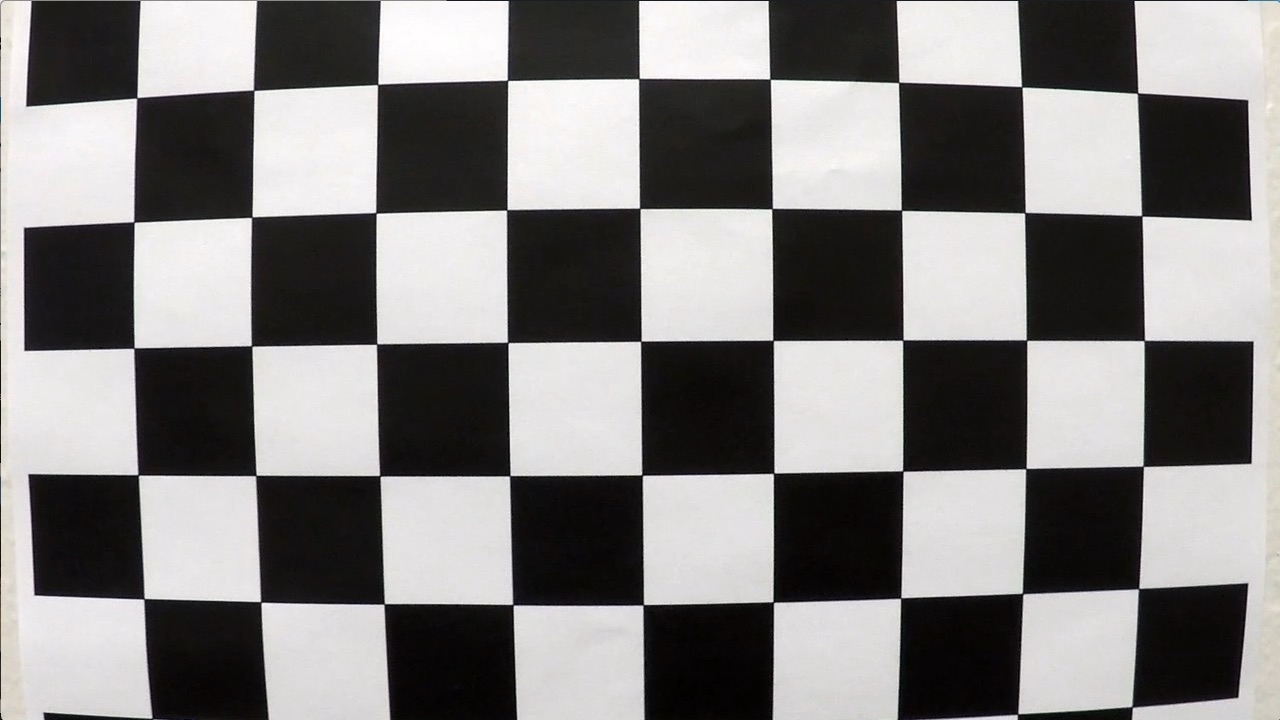
#> input picture CarND-Advanced-Lane-Lines/camera_cal/calibration1.jpg, 1280 x 720 px; its folder holds only this picture in this run
$ jupyter execute --allow-errors project4.ipynb   (shell and % lines are left out)   (older library calls are emulated)
#> lines starting #> are read from the running program, lines starting #| are printed output that depends on the picture; after the words box and inside, x2 and y2 are one past the last pixel; in counts of white or black regions, pixels touching at a corner belong together
# Project: Advanced Lane Finding

## Compute the camera calibration matrix and distortion coefficients given a set of chessboard images.

[cell 1]
# Load nessesery modules and set up
import cv2
import glob
import pickle
import numpy as np
import matplotlib.pyplot as plt
import matplotlib.image as mpimg

[cell 2]
x_corners = 9
y_corners = 6

objp = np.zeros((y_corners * x_corners,3), np.float32)
objp[:,:2] = np.mgrid[0:x_corners, 0:y_corners].T.reshape(-1,2)

objpoints = []
imgpoints = []

images = glob.glob('camera_cal/calibration*.jpg')

not_found = []

plt.figure(figsize=(10, 20))

plt.figtext(0.5,0.9,'Found Corners ', fontsize=14, ha='center')

for idx, fname in enumerate(images):
    img = cv2.imread(fname)
#> img is the input picture: shape (720, 1280, 3); mean B, G, R 127.8, 128.4, 130.1
    gray = cv2.cvtColor(img, cv2.COLOR_BGR2GRAY)
    ret, corners = cv2.findChessboardCorners(gray, (x_corners,y_corners), None)
#> ret = False; corners = None

    if ret:
        objpoints.append(objp)
        imgpoints.append(corners)
        plt.subplot(6, 3, len(imgpoints))
        cv2.drawChessboardCorners(img, (x_corners,y_corners), corners, ret)
        plt.imshow(img)
        plt.title(fname)

    else:
        not_found.append(fname)
plt.show()

plt.figure(figsize=(10, 20))

plt.figtext(0.5,0.56 ,'Not found corners ', fontsize=14, ha='center')
for i, p in enumerate(not_found):
    plt.subplot(1, 3, i+1)
    plt.imshow(mpimg.imread(p))
    plt.title(p)

plt.show()

## Apply a distortion correction to raw images.

[cell 3]
def undistort(img, mtx, dist):
    return cv2.undistort(img, mtx, dist, None, mtx)

img = []
for i in not_found:
    img.append(cv2.imread(i))


img_size = (img[0].shape[1], img[0].shape[0])
#> img_size = (1280, 720)
#> (the rest of this cell did not finish here and is left out)

## Use color transforms, gradients, etc., to create a thresholded binary image.

[cell 4]
img = cv2.imread('test_images/test2.jpg')
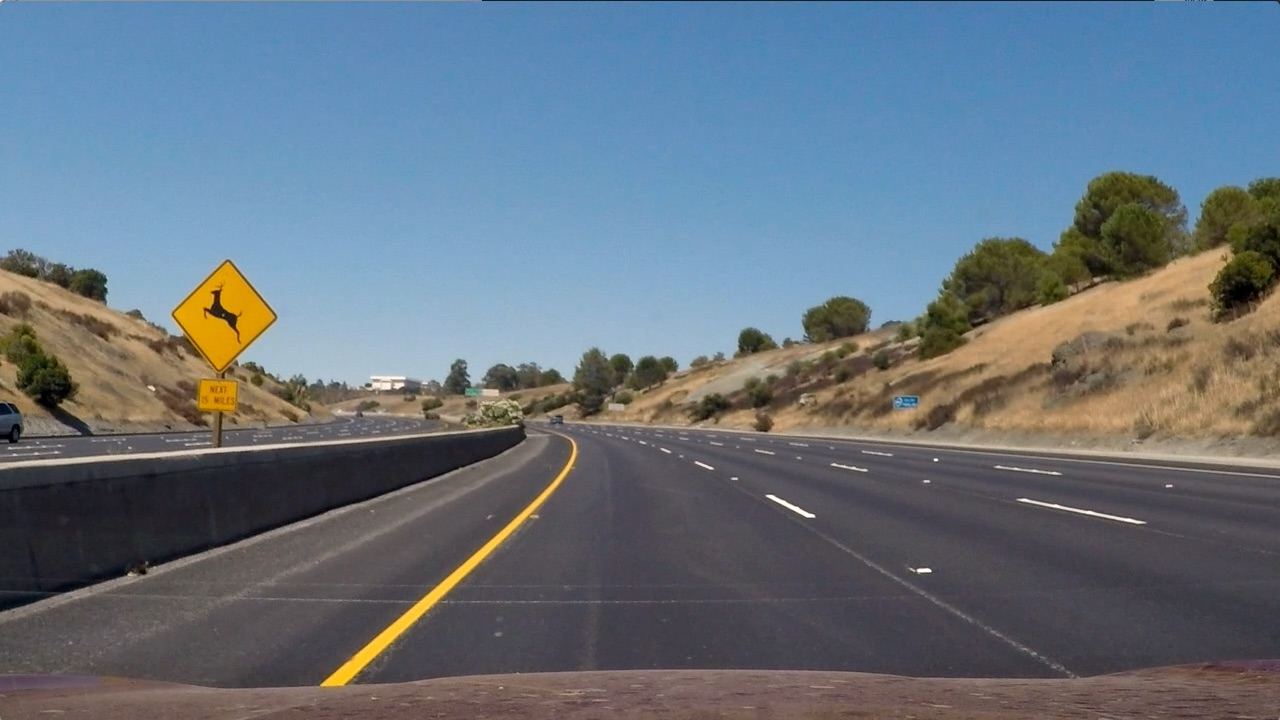
#> input picture CarND-Advanced-Lane-Lines/test_images/test2.jpg, 1280 x 720 px
#> img is the input picture: shape (720, 1280, 3); mean B, G, R 125.5, 114.6, 102.8
def abs_sobel_thresh(img, orient='x', sobel_kernel=3, thresh=(0, 255)):
#> called with orient = 'x', sobel_kernel = 3, thresh = (20, 100)
    gray = cv2.cvtColor(img, cv2.COLOR_RGB2GRAY)
    if orient == 'x':
        abs_sobel = np.absolute(cv2.Sobel(gray, cv2.CV_64F, 1, 0, ksize=sobel_kernel))
    if orient == 'y':
        abs_sobel = np.absolute(cv2.Sobel(gray, cv2.CV_64F, 0, 1, ksize=sobel_kernel))
    scaled_sobel = np.uint8(255*abs_sobel/np.max(abs_sobel))
    binary_output = np.zeros_like(scaled_sobel)
    binary_output[(scaled_sobel >= thresh[0]) & (scaled_sobel <= thresh[1])] = 1
    return binary_output

def mag_thresh(img, sobel_kernel=3, thresh=(0, 255)):
    gray = cv2.cvtColor(img, cv2.COLOR_RGB2GRAY)
    sobelx = cv2.Sobel(gray, cv2.CV_64F, 1, 0, ksize=sobel_kernel)
    sobely = cv2.Sobel(gray, cv2.CV_64F, 0, 1, ksize=sobel_kernel)
    abs_sobelxy = np.sqrt(sobelx ** 2 + sobely ** 2)
    scaled_sobel = np.uint8(255 * abs_sobelxy / np.max(abs_sobelxy))
    mag_binary = np.zeros_like(scaled_sobel)
    mag_binary[(scaled_sobel >= thresh[0]) & (scaled_sobel <= thresh[1])] = 1

    return mag_binary

def dir_threshold(img, sobel_kernel=3, thresh=(0, np.pi/2)):
    gray = cv2.cvtColor(img, cv2.COLOR_RGB2GRAY)

    sobelx = cv2.Sobel(gray, cv2.CV_64F, 1, 0, ksize=sobel_kernel)
    sobely = cv2.Sobel(gray, cv2.CV_64F, 0, 1, ksize=sobel_kernel)

    absgraddir = np.arctan2(np.absolute(sobely), np.absolute(sobelx))
    binary_output =  np.zeros_like(absgraddir)
    binary_output[(absgraddir >= thresh[0]) & (absgraddir <= thresh[1])] = 1

    return binary_output

## test results

abs_sobel_x_img = abs_sobel_thresh(img, 'x', 3, (20, 100))
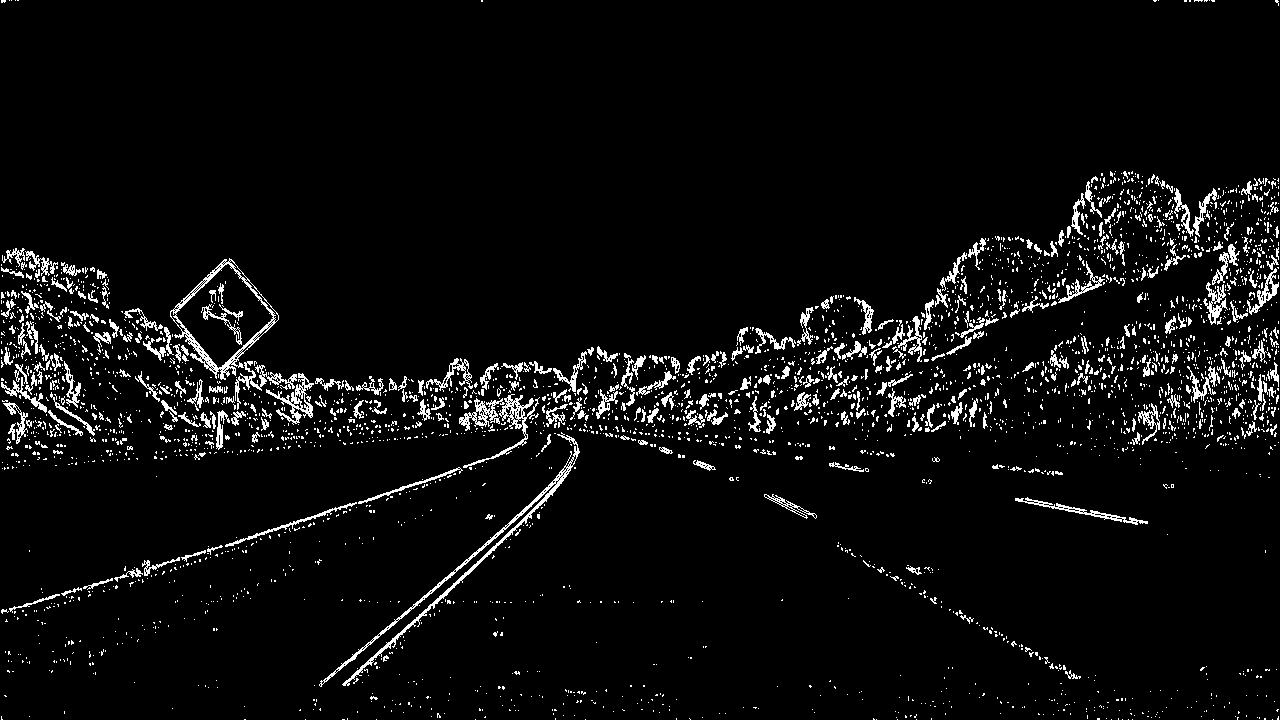
#> abs_sobel_x_img: shape (720, 1280); values 0 (black) and 1 (white), 4.9% white in thin lines or dots
abs_sobel_y_img = abs_sobel_thresh(img, 'y', 3, (20, 100))
#> abs_sobel_y_img: shape (720, 1280); values 0 (black) and 1 (white), 7.5% white in thin lines or dots
abs_sobel_xy_img = mag_thresh(img, sobel_kernel=3, thresh=(20, 100))
#> abs_sobel_xy_img: shape (720, 1280); values 0 (black) and 1 (white), 9.9% white; 2436 white regions (2127 under 20 px), largest, box (x1, y1, x2, y2) and area: (0, 170, 1280, 691) 55540, (0, 460, 489, 615) 2822, (905, 330, 1091, 434) 1796

f, (ax1, ax2) = plt.subplots(1, 2, figsize=(24, 9))
f.tight_layout()
ax1.imshow(abs_sobel_x_img, cmap='gray')
ax1.set_title('Sobel X Image', fontsize=50)
ax2.imshow(abs_sobel_y_img, cmap='gray')
ax2.set_title('Sobel Y Image', fontsize=50)
plt.subplots_adjust(left=0., right=1, top=0.9, bottom=0.)

plt.figure(figsize=(15, 5))
plt.imshow(abs_sobel_xy_img, cmap='gray')
plt.title('Sobel X and Y Image', fontsize=25)


gradx = abs_sobel_thresh(img, orient='x', sobel_kernel=3, thresh=(20, 100))
grady = abs_sobel_thresh(img, orient='y', sobel_kernel=3, thresh=(20, 100))
mag_binary = mag_thresh(img, sobel_kernel=3, thresh=(20, 100))
dir_binary = dir_threshold(img, sobel_kernel=3, thresh=(0, np.pi/2))
#> dir_binary: shape (720, 1280) float64; every value is 1


combined = np.zeros_like(dir_binary)
combined[((gradx == 1) & (grady == 1)) | ((mag_binary == 1) & (dir_binary == 1))] = 1

plt.figure(figsize=(15, 5))
plt.imshow(combined, cmap='gray')
plt.title('Combined Image', fontsize=25)
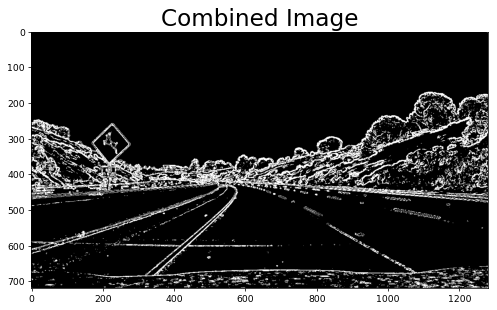
#> figure drawn by matplotlib, 1 panel

[cell 5]
def hls_select(img, thresh=(0, 255)):
    hls = cv2.cvtColor(img, cv2.COLOR_RGB2HLS)
    s_channel = hls[:,:,2]
    binary_output = np.zeros_like(s_channel)
    binary_output[(s_channel > thresh[0]) & (s_channel <= thresh[1])] = 1
    return binary_output


def apply_color_gradient(image, xgrad_thresh=(20,100), s_thresh=(170,255)):

#> called with xgrad_thresh = (20, 100), s_thresh = (170, 255)
    gray = cv2.cvtColor(image, cv2.COLOR_RGB2GRAY)

    sobelx = cv2.Sobel(gray, cv2.CV_64F, 1, 0)
    abs_sobelx = np.absolute(sobelx)
    scaled_sobel = np.uint8(255*abs_sobelx/np.max(abs_sobelx))

    sxbinary = np.zeros_like(scaled_sobel)
    sxbinary[(scaled_sobel >= xgrad_thresh[0]) & (scaled_sobel <= xgrad_thresh[1])] = 1

    hls = cv2.cvtColor(image, cv2.COLOR_RGB2HLS)
#> hls: shape (720, 1280, 3); mean of channels 0, 1, 2 78.2, 113.9, 64.8
    s_channel = hls[:,:,2]
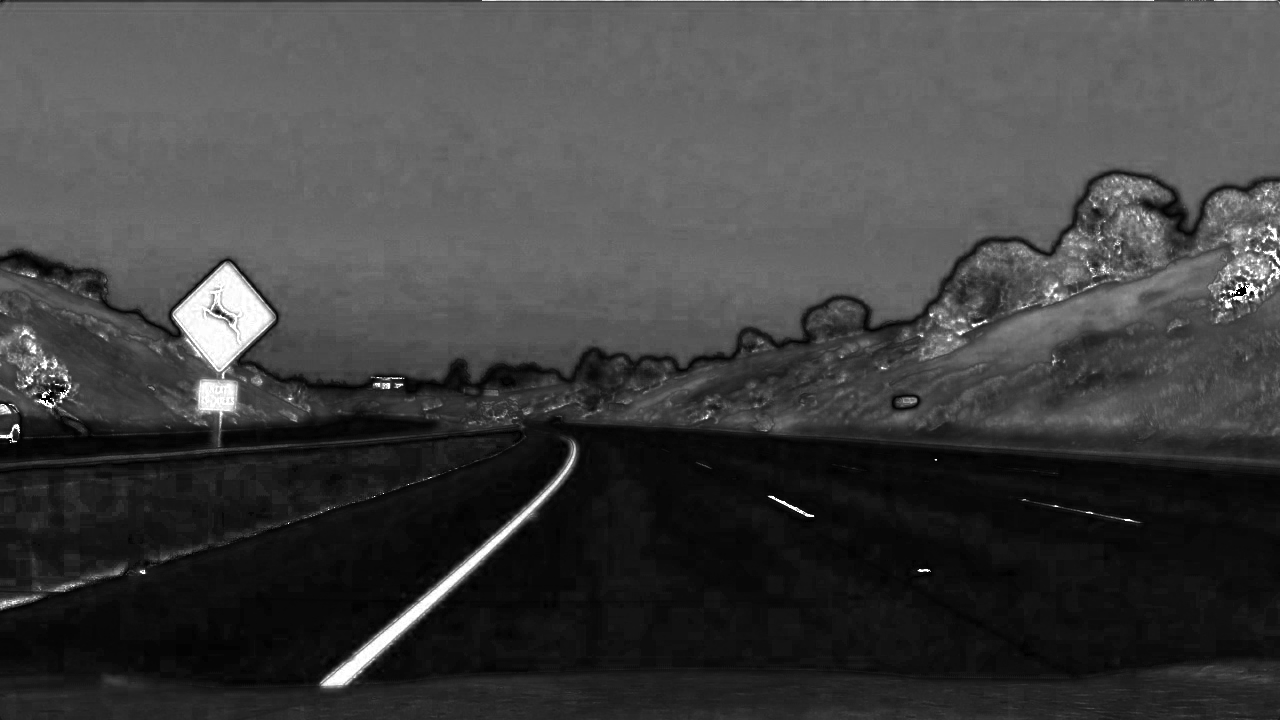
#> s_channel: shape (720, 1280); min 0, max 255, mean 64.8

    s_binary = np.zeros_like(s_channel)
    s_binary[(s_channel >= s_thresh[0]) & (s_channel <= s_thresh[1])] = 1

    combined_binary = np.zeros_like(sxbinary)
    combined_binary[(s_binary == 1) | (sxbinary == 1)] = 1

    return combined_binary

img_color_gradient = apply_color_gradient(img)
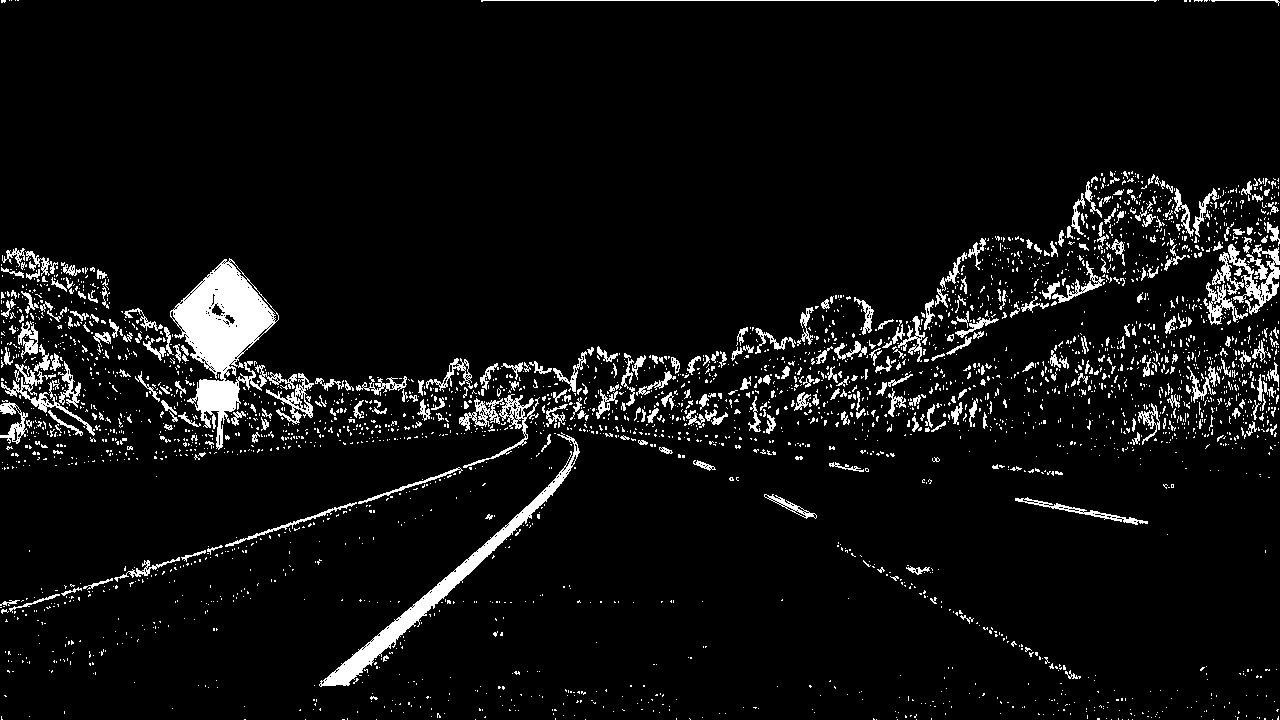
#> img_color_gradient: shape (720, 1280); values 0 (black) and 1 (white), 6.1% white; 3246 white regions (2892 under 20 px), largest, box (x1, y1, x2, y2) and area: (170, 258, 297, 450) 8835, (319, 432, 580, 687) 4399, (1212, 244, 1280, 315) 1746

plt.figure(figsize=(15, 5))
plt.imshow(img_color_gradient, cmap='gray')
plt.title('Combined Image', fontsize=25)
